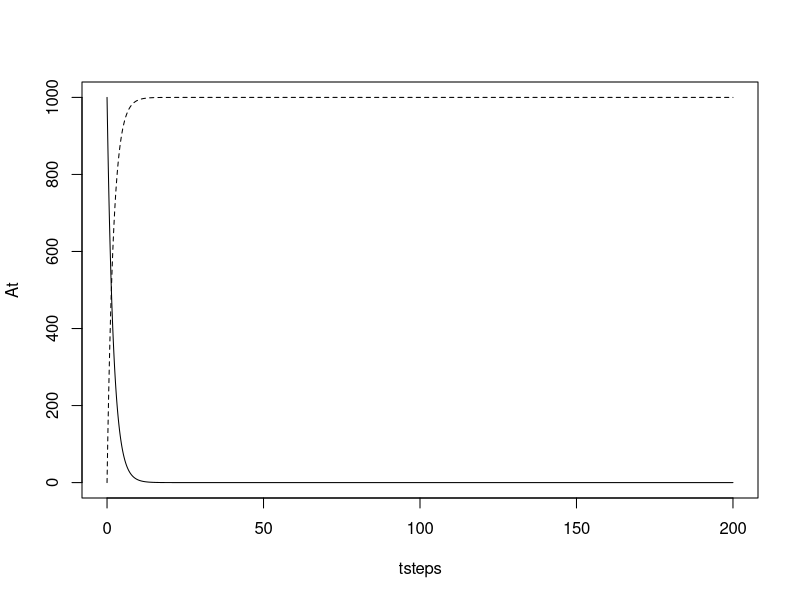
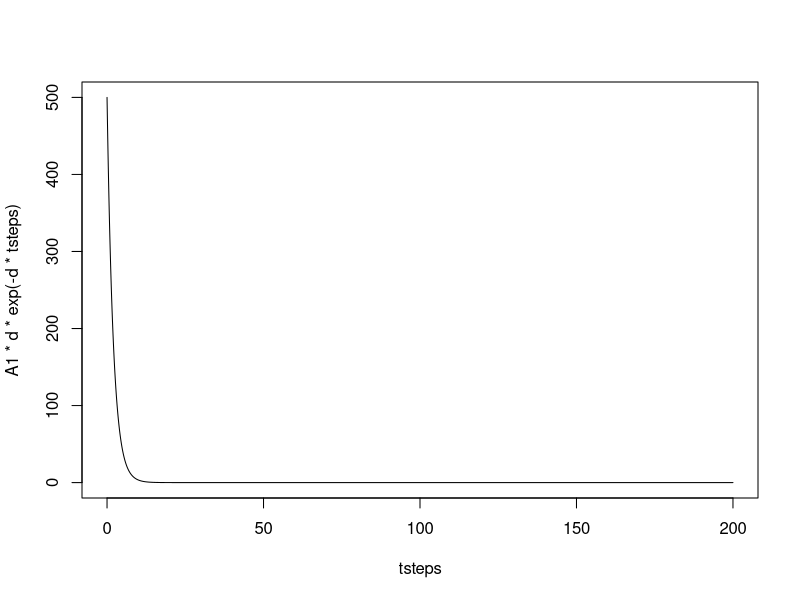
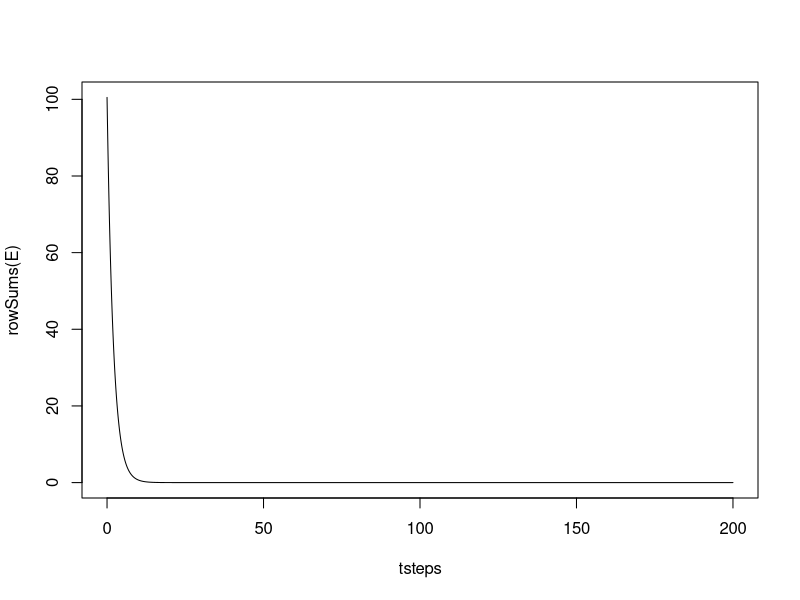
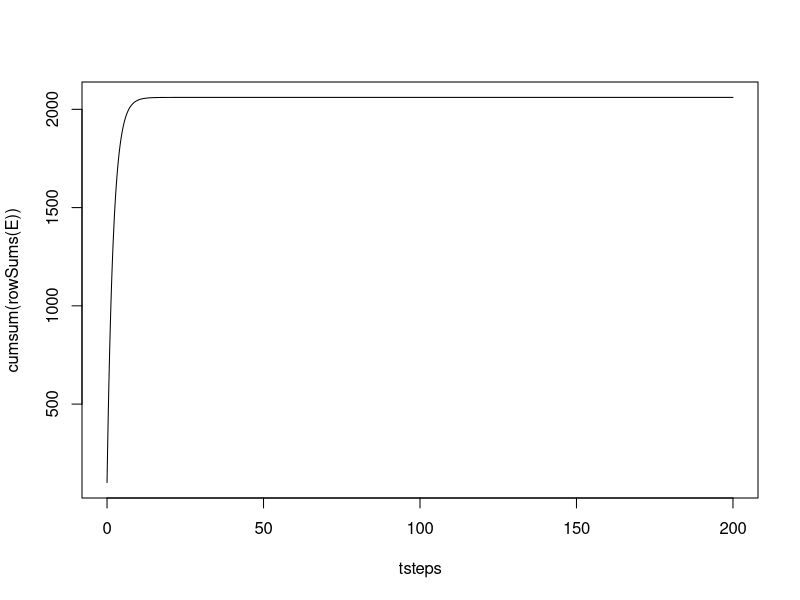
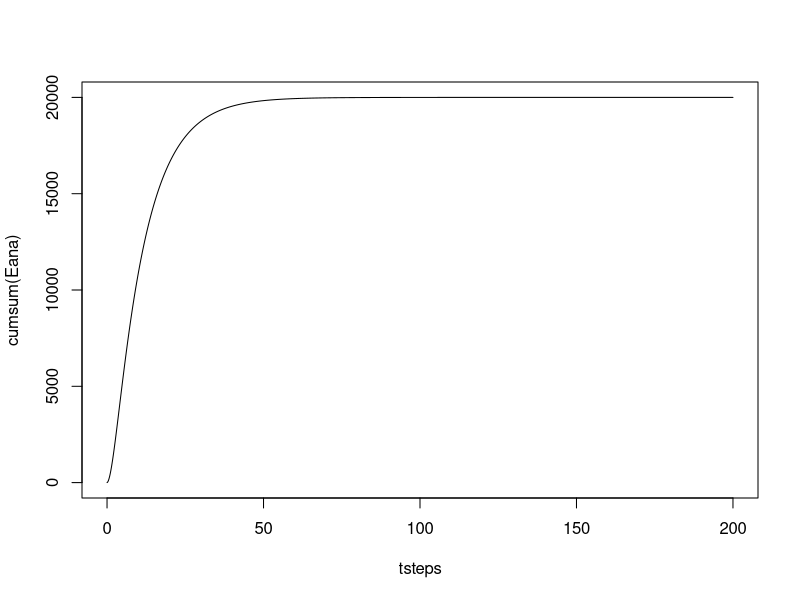
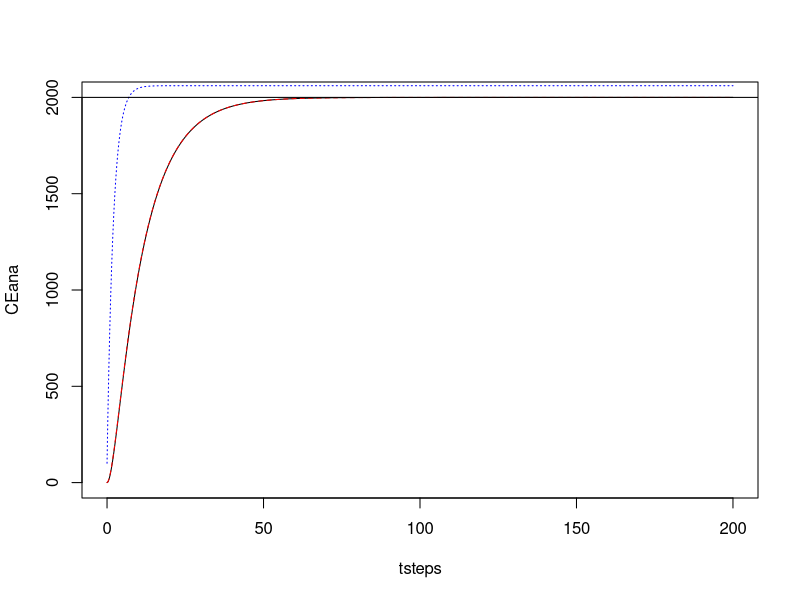
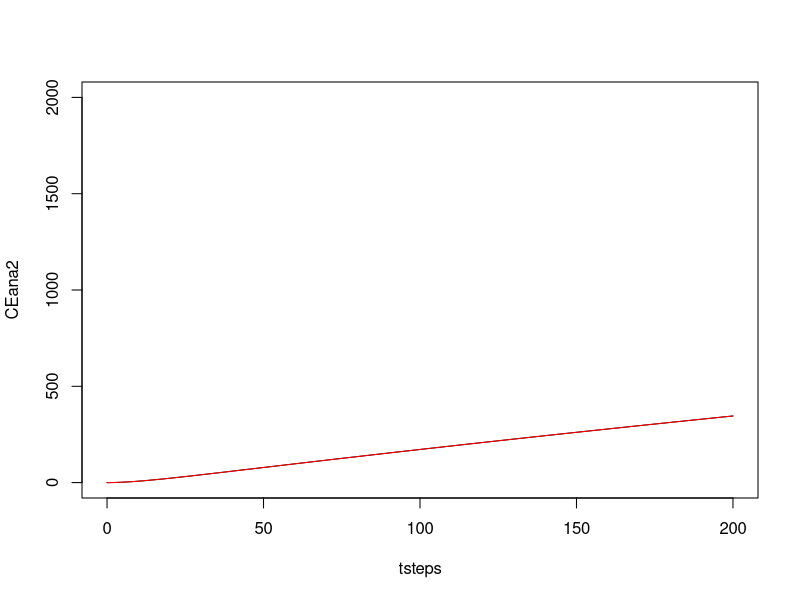

Generate these figures, in order, with R:
#Steps to solve the emission equation. 
# CJ Brown 24 09 2018 

#Need to add degradation. 

#
# Areal loss 
#

byx <- 0.1
d <- 0.5 #def rate (positive value for loss rate)
tsteps <- seq(0, 200, by = byx) #time steps
A1 <- 1000 #initial area 
At = A1 *exp(tsteps * -d) #Area of mangroves
Dt = A1*(1-exp(tsteps*-d)) #Area deforested 

plot(tsteps, At, type = 'l')
lines(tsteps, Dt, type = 'l', lty = 2)

#dD/dt = A1*d*exp(-d*t) #eqn 1
plot(tsteps, A1 * d * exp(-d*tsteps), type = 'l')

#
# Emissions 
#

#Emissions from mangroves deforested at year y at a point in time, t: 
# z[y] = dD/dt
# E[y, t] = z[y] * C * r*exp(-(t-y)*r) - eqn 2
#(t-y) because it is years since harvesting 
# So emission for all mangroves in year t: 
#E[t] = integral_{0-y} z[y] * C * r*exp(-(t-y)*r) - eqn 2
#E[t] = integral_{0-y} A1*d*exp(-d*y) * C * r*exp(-(t-y)*r)

nsteps <- length(tsteps)

C <- 2 #co2/ha
r <- 0.1 # rate of emissions 

#rows are years, columns are ages within a year
E <- matrix(0, nrow = nsteps, ncol = nsteps)
for (t in 1:nsteps){
  z <- A1 * d *byx* exp(-d*tsteps[t])
  for (y in 0:(nsteps-t)){
    E[t,y] <- z *C*r*byx*exp(-tsteps[y]*r)
  }
}

plot(tsteps, rowSums(E), type = 'l')
plot(tsteps, cumsum(rowSums(E)), type = 'l')
max(cumsum(rowSums(E)))
C*A1
#should = C*A1
#something is wrong here with my numerical integration above, need to account for step size? 

#
#integrates too: dE[t]= (A1 * C * d * r * (exp(Y*r) - exp(Y*d))*exp(-r*t - Y*d)) / (r - d)
Eana <- (A1 * C * d * r * (exp(tsteps*r) - exp(tsteps*d))*exp(-r*tsteps - tsteps*d)) / (r - d)
plot(tsteps, cumsum(Eana), type = 'l')
max(cumsum(Eana))*byx # should = approx C*A1

#
# Now set Y = t and integrate over t 
#sum(E[t])=integrate{0-T} (A1 * C * d * r * (exp(t*r) - exp(t*d))*exp(-r*t - t*d)) / (r - d)
#

# A1 * C - ((exp(-T*r) * (A1*C*r*exp(T*r) - A1 * c*d*exp(T*d)))/ (exp(T * d)*r - d*exp(T*d)))
CEana <- A1 * C - ((exp(-tsteps*r) * (A1*C*r*exp(tsteps*r) - A1 * C*d*exp(tsteps*d)))/ (exp(tsteps * d)*r - d*exp(tsteps*d)))

plot(tsteps, CEana, type = 'l') #correct 
lines(tsteps, cumsum(Eana)*byx, lty = 2, col = "red") #correct 
lines(tsteps,cumsum(rowSums(E)), lty = 3, col = 'blue') #overestimating emission rate
abline(h = A1*C)


#
# Compare to old version equation 
#
runmod <- function(t, A0, d, g, rd, rg, Cd, Cg){
  
  deftot <- (A0 * Cd * (exp(d) - 1) * 
               (-rd * exp(g*t + d*t) + (g+d)*exp(rd*t) + rd - g - d))/
    ((g+d) * (rd - g - d))
  
  degtot <- (A0 * Cg * (exp(g) - 1) * 
               (-rg * exp(g*t + d*t) + (g+d)*exp(rg*t) + rg - g - d))/
    ((g+d) * (rg - g - d))
  
  outnum <- pmax(degtot + deftot, 0)
  outnum[is.nan(outnum)] <-0 
  return(outnum)
} 

d <- 0.1/100
g <- 0
CEana1 <- A1 * C - ((exp(-tsteps*r) * (A1*C*r*exp(tsteps*r) - 
                                         A1 * C*d*exp(tsteps*d)))/
                      (exp(tsteps * d)*r - d*exp(tsteps*d)))
CEana2 <- runmod(tsteps, A1, -d, -g, -r, -r, C,C)

plot(tsteps, CEana2, ylim = c(0, C*A1),type = 'l')
lines(tsteps, CEana1, col = "red")


#
# Deforestation and degradation TODO 
#


# Areal loss 

#dD/dt = A1*d*exp(-d*t) #eqn 1

# Emissions 

#Emissions from mangroves deforested at year y at a point in time, t: 
# z[y] = dD/dt
# E[y, t] = z[y] * C * r*exp(-(t-y)*r) - eqn 2
#(t-y) because it is years since harvesting 
# So emission for all mangroves in year t: 
#E[t] = integral_{0-y} z[y] * C * r*exp(-(t-y)*r) - eqn 2
#E[t] = integral_{0-y} A1*d*exp(-d*y) * C * r*exp(-(t-y)*r)

#integrates too: dE[t]= (A1 * C * d * r * (exp(Y*r) - exp(Y*d))*exp(-r*t - Y*d)) / (r - d)

# Now set Y = t and integrate over t 
#sum(E[t])=integrate{0-T} (A1 * C * d * r * (exp(t*r) - exp(t*d))*exp(-r*t - t*d)) / (r - d)

# A1 * C - ((exp(-T*r) * (A1*C*r*exp(T*r) - A1 * c*d*exp(T*d)))/ (exp(T * d)*r - d*exp(T*d)))

